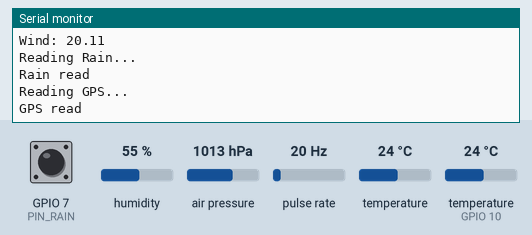
Bench run of a program on a simulated ESP32-S3. Parts: the last lines printed to the serial monitor. Wiring (inferred from the names in the program): DHT11 sensor: data GPIO 10; pulse sensor: data GPIO 5. Inputs (shaded band) come from the test bench; at power-on: temperature (sensor on GPIO 10) 24 °C, GPIO 7 (PIN_RAIN) HIGH, humidity 55 %, air pressure 1013 hPa, pulse rate 20 Hz, temperature 24 °C.

Above: at 21.8 s.
21.9 s: temperature (sensor on GPIO 10) set to 11 °C
At 25.1 s:
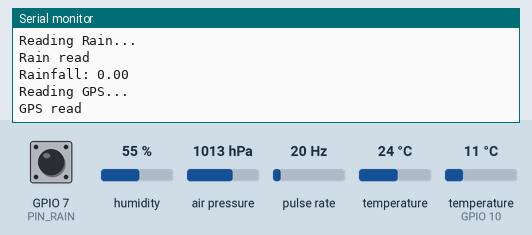
30.0 s: temperature (sensor on GPIO 10) set to 8 °C
At 30.9 s:
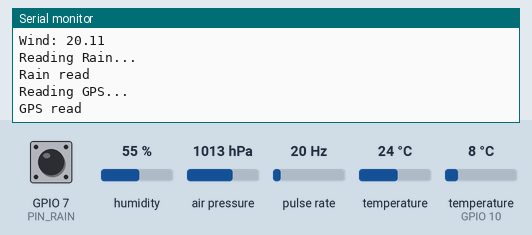

Measured:
- after the input at 21.9 s, the serial monitor: prints a new line after 1.6 s (image 1)

The program:

main.cpp
```cpp
#include <Arduino.h>
#include <Wire.h>

/* ===== Include module ===== */
#include "DHT11.h"
#include "BMP180.h"
#include "WindSpeed.h"
#include "Rainfall.h"
#include "GPS.h"

/* ===== PIN DEFINE ===== */
#define PIN_DHT        10
#define PIN_WIND       5
#define PIN_RAIN       7

#define SDA_PIN        13
#define SCL_PIN        12

#define GPS_RX         18
#define GPS_TX         17

/* ===== Object ===== */
DHT11 dht(PIN_DHT);
BMP180 bmp;
WindSpeed wind(PIN_WIND, 0.1f);
Rainfall rain(PIN_RAIN, 150.0f, 12000.0f, 10000);
GPS gps(Serial1);

/* ===== Queue ===== */
QueueHandle_t Queue_SensorRaw;

/* ===== Struct ===== */
typedef struct {
    float temperature;
    float humidity;
    float pressure;
    float altitude;
    float wind_speed;
    float rainfall;

    int lat_deg, lat_min;
    float lat_sec;
    char lat_dir;

    int lon_deg, lon_min;
    float lon_sec;
    char lon_dir;

    uint32_t timestamp;
} SensorRaw_t;

void Task_Sensor(void *pvParameters) {
    SensorRaw_t data;

    Serial.println("[Task_Sensor] Started");

    while (1) {
        Serial.println("---- New Sensor Cycle ----");

        /* ---- DHT11 ---- */
        Serial.println("Reading DHT11...");
        auto dhtData = dht.read();
        Serial.println("DHT11 read ");

        if (dhtData.valid) {
            data.temperature = dhtData.temperature;
            data.humidity    = dhtData.humidity;

            Serial.print("Temp: ");
            Serial.print(data.temperature);
            Serial.print(" | Humi: ");
            Serial.println(data.humidity);
        } else {
            Serial.println("DHT11 invalid");
        }

        /* ---- BMP180 ---- */
        Serial.println("Reading BMP180...");
        auto bmpData = bmp.read();
        Serial.println("BMP180 read ");

        if (bmpData.valid) {
            data.pressure = bmpData.pressure;
            data.altitude = bmpData.altitude;

            Serial.print("Pressure: ");
            Serial.print(data.pressure);
            Serial.print(" | Altitude: ");
            Serial.println(data.altitude);
        }

        /* ---- Wind ---- */
        Serial.println("Reading Wind...");
        auto windData = wind.read(1000);
        Serial.println("Wind read ");

        if (windData.valid) {
            data.wind_speed = windData.toc_do_gio;
            Serial.print("Wind: ");
            Serial.println(data.wind_speed);
        }

        /* ---- Rain ---- */
        Serial.println("Reading Rain...");
        auto rainData = rain.read();
        Serial.println("Rain read ");

        if (rainData.valid) {
            data.rainfall = rainData.luongMua;
            Serial.print("Rainfall: ");
            Serial.println(data.rainfall);
        }

        /* ---- GPS ---- */
        Serial.println("Reading GPS...");
        auto gpsData = gps.read();
        Serial.println("GPS read ");

        if (gpsData.valid) {
            Serial.print("Lat: ");
            Serial.print(gpsData.lat_deg);
            Serial.print("°");
            Serial.print(gpsData.lat_min);
            Serial.print("'");
            Serial.print(gpsData.lat_sec);
            Serial.print(gpsData.lat_dir);

            Serial.print(" | Lon: ");
            Serial.print(gpsData.lon_deg);
            Serial.print("°");
            Serial.print(gpsData.lon_min);
            Serial.print("'");
            Serial.print(gpsData.lon_sec);
            Serial.println(gpsData.lon_dir);
        }

        data.timestamp = millis();

        xQueueSend(Queue_SensorRaw, &data, 0);

        //Serial.println("Cycle done\n");

        vTaskDelay(pdMS_TO_TICKS(3000));
    }
}
void setup() {
    Serial.begin(9600);
    delay(1000);

    Wire.begin(SDA_PIN, SCL_PIN);

    bmp.begin();
    wind.begin();
    rain.begin();
    gps.begin(115200);

    Queue_SensorRaw = xQueueCreate(5, sizeof(SensorRaw_t));

    xTaskCreatePinnedToCore(
        Task_Sensor,
        "Task_Sensor",
        8192,
        NULL,
        2,
        NULL,
        1
    );

    Serial.println("Task_Sensor created");
}
void loop() {
    // Empty. Tasks are running in FreeRTOS.
}
```

BMP180.h
```cpp
#ifndef BMP180_H
#define BMP180_H

#include <Arduino.h>
#include <Wire.h>

class BMP180 {
public:
    struct Data {
        float pressure;     // Áp suất (hPa)
        float temperature;  // Nhiệt độ (°C)
        float altitude;     // Độ cao (m)
        bool valid;         // Cờ báo đọc thành công
    };

private:
    uint8_t _address;      // Địa chỉ I2C (thường là 0x77)
    Data result;

    bool _readRawData();   // Đọc dữ liệu thô từ cảm biến

public:
    BMP180(uint8_t address = 0x77);
    bool begin();          // Khởi tạo cảm biến
    Data read();           // Đọc cảm biến
};

#endif
```

DHT11.h
```cpp
#ifndef DHT11_H
#define DHT11_H

#include <Arduino.h>

class DHT11 {
public:
    struct Data {
        float temperature;  // Nhiệt độ (°C)
        float humidity;     // Độ ẩm (%)
        bool valid;         // Cờ báo đọc thành công
    };

private:
    int _pin;
    Data result;
    bool _readRawData(uint8_t data[5]);

public:
    DHT11(int pin);
    Data read();  // Đọc cảm biến
};

#endif
```

GPS.h
```cpp
#ifndef GPS_H
#define GPS_H

#include <Arduino.h>

class GPS {
public:
    struct Data {
        int lat_deg;
        int lat_min;
        float lat_sec;
        char lat_dir;

        int lon_deg;
        int lon_min;
        float lon_sec;
        char lon_dir;

        bool valid;
    };

    GPS(HardwareSerial &uart);
    void begin(uint32_t baud);
    Data read();

private:
    HardwareSerial &_uart;
    Data data;

    void convertToDMS(float ddmm, int &deg, int &min, float &sec);
    bool parseRMC(char *line);
};

#endif
```

GSM.h
```cpp
#ifndef GSM_H
#define GSM_H

#include <Arduino.h>

class GSM {
private:
    HardwareSerial &modem;
    uint32_t baud;

    void waitForChar(char target, uint32_t timeout = 10000);

public:
    GSM(HardwareSerial &serial, uint32_t baudrate);

    void begin(int rxPin, int txPin);
    void sendSMS(const char *phone, const char *message);
};

#endif
```

Rainfall.h
```cpp
#ifndef RAINFALL_H
#define RAINFALL_H

#include <Arduino.h>

class Rainfall {
public:
    struct Data {
        unsigned long soXung;
        float dienTichPhieu;   // mm2
        float heSoK;           // mm/xung
        float luongMua;        // mm
        float cuongDoMua;      // mm/h
        bool valid;
    };

    Rainfall(int chanHall,
             float duongKinhPhieu_mm,
             float theTichGau_mm3,
             unsigned long thoiGianDo_ms);

    void begin();
    Data read();

private:
    int _chanHall;
    float _duongKinhPhieu;
    float _theTichGau;
    unsigned long _thoiGianDo;

    float tinhDienTichPhieu();
    float tinhHeSoK(float dienTich);

    static volatile unsigned long _demXung;
    static void IRAM_ATTR ngatDemXung();

    unsigned long _thoiGianTruoc;
};

#endif
```

Windspeed.h
```cpp
#ifndef WIND_SPEED_H
#define WIND_SPEED_H

#include <Arduino.h>

class WindSpeed {
public:
    struct Data {
        float toc_do_gio;     // m/s
        uint32_t so_xung;     // số xung đo được
        bool valid;
    };

    WindSpeed(uint8_t chan_cam_bien, float duong_kinh_canh);

    void begin();
    Data read(uint32_t thoi_gian_do_ms);

private:
    uint8_t _chan_cam_bien;
    float _duong_kinh_canh;      // mét
    volatile uint32_t _dem_xung;

    static void IRAM_ATTR _ngatCamBien();
    static WindSpeed* _instance;
};

#endif
```

BMP180.cpp
```cpp
#include "BMP180.h"
#include <Adafruit_BMP085.h>

// Đối tượng thư viện Adafruit (BMP180 dùng chung BMP085)
static Adafruit_BMP085 bmp;

// --- Khởi tạo ---
BMP180::BMP180(uint8_t address) {
    _address = address;
    result = {0.0f, 0.0f, 0.0f, false};
}

// --- Khởi tạo cảm biến ---
bool BMP180::begin() {
    // I2C (Wire.begin) phải được gọi ở main
    if (!bmp.begin()) {
        return false;
    }
    return true;
}

// --- Đọc dữ liệu thô từ cảm biến ---
bool BMP180::_readRawData() {
    // Đọc áp suất (Pa → hPa)
    result.pressure = bmp.readPressure() / 100.0f;

    // Đọc nhiệt độ (°C)
    result.temperature = bmp.readTemperature();

    // Đọc độ cao (m) – mặc định theo mực nước biển
    result.altitude = bmp.readAltitude();

    return true;
}

// --- Hàm read(): đọc và trả về kết quả ---
BMP180::Data BMP180::read() {
    if (_readRawData()) {
        result.valid = true;
    } else {
        result.valid = false;
    }
    return result;
}
```

DHT11.cpp
```cpp
#include "DHT11.h"

// --- Khởi tạo ---
DHT11::DHT11(int pin) {
    _pin = pin;
    pinMode(_pin, INPUT_PULLUP);
    result = {0, 0, false};
}

// --- Đọc dữ liệu thô từ cảm biến ---
bool DHT11::_readRawData(uint8_t data[5]) {
    uint8_t cnt = 7, idx = 0;
    for (int i = 0; i < 5; i++) data[i] = 0;

    // Gửi tín hiệu bắt đầu tới cảm biến
    pinMode(_pin, OUTPUT);
    digitalWrite(_pin, LOW);
    delay(20); // giữ mức thấp ít nhất 18ms
    digitalWrite(_pin, HIGH);
    delayMicroseconds(30);
    pinMode(_pin, INPUT);

    // Chờ cảm biến phản hồi
    unsigned long start = micros();
    while (digitalRead(_pin) == HIGH) {
        if (micros() - start > 90) return false; // không phản hồi
    }

    // DHT kéo LOW ~80us
    start = micros();
    while (digitalRead(_pin) == LOW) {
        if (micros() - start > 90) return false;
    }

    // DHT kéo HIGH ~80us
    start = micros();
    while (digitalRead(_pin) == HIGH) {
        if (micros() - start > 90) return false;
    }

    // Đọc 40 bit dữ liệu
    for (int i = 0; i < 40; i++) {
        // Chờ tín hiệu LOW bắt đầu bit
        start = micros();
        while (digitalRead(_pin) == LOW) {
            if (micros() - start > 80) return false;
        }

        // Đo độ dài mức HIGH để phân biệt 0 hoặc 1
        unsigned long t = micros();
        while (digitalRead(_pin) == HIGH) {
            if (micros() - t > 90) break;
        }

        if ((micros() - t) > 40)
            data[idx] |= (1 << cnt);

        if (cnt == 0) {
            cnt = 7;
            idx++;
        } else cnt--;
    }

    // Kiểm tra checksum
    uint8_t sum = data[0] + data[1] + data[2] + data[3];
    return (sum == data[4]);
}

// --- Hàm read(): đọc và trả về kết quả ---
DHT11::Data DHT11::read() {
    uint8_t data[5];
    if (_readRawData(data)) {
        result.humidity = data[0];
        result.temperature = data[2];
        result.valid = true;
    } else {
        result.valid = false;
    }
    return result;
}
```

GPS.cpp
```cpp
#include "GPS.h"
#include <string.h>
#include <stdio.h>

GPS::GPS(HardwareSerial &uart) : _uart(uart) {
    data.valid = false;
}

void GPS::begin(uint32_t baud) {
    // ESP32 UART2: RX=18, TX=17
    _uart.begin(baud, SERIAL_8N1, 18, 17);
}

void GPS::convertToDMS(float ddmm, int &deg, int &min, float &sec) {
    deg = (int)(ddmm / 100);
    float m = ddmm - deg * 100;
    min = (int)m;
    sec = (m - min) * 60.0f;
}

bool GPS::parseRMC(char *line) {
    char status;
    float lat, lon;
    char ns, ew;

    // Bắt cả GPRMC và GNRMC
    if (sscanf(line,
        "$%*2cRMC,%*[^,],%c,%f,%c,%f,%c",
        &status, &lat, &ns, &lon, &ew) == 5)
    {
        if (status == 'A') {
            convertToDMS(lat, data.lat_deg, data.lat_min, data.lat_sec);
            convertToDMS(lon, data.lon_deg, data.lon_min, data.lon_sec);
            data.lat_dir = ns;
            data.lon_dir = ew;
            data.valid = true;
            return true;
        }
    }
    data.valid = false;
    return false;
}

GPS::Data GPS::read() {
    static char buffer[128];
    static uint8_t idx = 0;

    while (_uart.available()) {
        char c = _uart.read();

        if (c == '\n') {
            buffer[idx] = '\0';
            idx = 0;

            if (strstr(buffer, "RMC")) {
                parseRMC(buffer);
                return data;
            }
        }
        else if (idx < sizeof(buffer) - 1) {
            buffer[idx++] = c;
        }
    }
    return data;
}
```

GSM.cpp
```cpp
#include "GSM.h"

// --- Constructor ---
GSM::GSM(HardwareSerial &serial, uint32_t baudrate)
    : modem(serial), baud(baudrate) {}

// --- Khởi động modem ---
void GSM::begin(int rxPin, int txPin)
{
    modem.begin(baud, SERIAL_8N1, rxPin, txPin);
    delay(12000); // chờ modem ổn định
}

// --- Chờ ký tự phản hồi từ modem ---
void GSM::waitForChar(char target, uint32_t timeout)
{
    uint32_t start = millis();
    while (millis() - start < timeout)
    {
        if (modem.available())
        {
            char c = modem.read();
            Serial.write(c); // log debug
            if (c == target) return;
        }
    }
}

// --- Gửi SMS ---
void GSM::sendSMS(const char *phone, const char *message)
{
    modem.println("AT+CMGF=1");
    delay(1000);

    modem.print("AT+CMGS=\"");
    modem.print(phone);
    modem.println("\"");

    // chờ dấu >
    waitForChar('>');

    modem.print(message);
    delay(200);
    modem.write(26); // Ctrl+Z
}
```

Rainfall.cpp
```cpp
#include "Rainfall.h"

volatile unsigned long Rainfall::_demXung = 0;

// ===== Ngắt Hall =====
void IRAM_ATTR Rainfall::ngatDemXung() {
    _demXung++;
}

// ===== Constructor =====
Rainfall::Rainfall(int chanHall,
                   float duongKinhPhieu_mm,
                   float theTichGau_mm3,
                   unsigned long thoiGianDo_ms) {
    _chanHall = chanHall;
    _duongKinhPhieu = duongKinhPhieu_mm;
    _theTichGau = theTichGau_mm3;
    _thoiGianDo = thoiGianDo_ms;
    _thoiGianTruoc = 0;
}

// ===== Begin =====
void Rainfall::begin() {
    pinMode(_chanHall, INPUT_PULLUP);
    attachInterrupt(digitalPinToInterrupt(_chanHall), ngatDemXung, FALLING);
}

// ===== Tính diện tích phễu =====
float Rainfall::tinhDienTichPhieu() {
    return 3.1415926 * (_duongKinhPhieu / 2.0) * (_duongKinhPhieu / 2.0);
}

// ===== Tính hệ số K =====
float Rainfall::tinhHeSoK(float dienTich) {
    return _theTichGau / dienTich;
}

// ===== Read =====
Rainfall::Data Rainfall::read() {
    Data kq;
    kq.valid = false;

    if (millis() - _thoiGianTruoc >= _thoiGianDo) {
        noInterrupts();
        unsigned long xung = _demXung;
        _demXung = 0;
        interrupts();

        float S = tinhDienTichPhieu();
        float K = tinhHeSoK(S);

        kq.soXung = xung;
        kq.dienTichPhieu = S;
        kq.heSoK = K;
        kq.luongMua = xung * K;
        kq.cuongDoMua = kq.luongMua * (3600000.0 / _thoiGianDo);
        kq.valid = true;

        _thoiGianTruoc = millis();
    }

    return kq;
}
```

Windspeed.cpp
```cpp
#include "WindSpeed.h"

WindSpeed* WindSpeed::_instance = nullptr;

// ===== Biến debounce =====
static volatile uint32_t _lastTick = 0;   // thời điểm xung hợp lệ gần nhất (ms)

// --- Constructor ---
WindSpeed::WindSpeed(uint8_t chan_cam_bien, float duong_kinh_canh)
    : _chan_cam_bien(chan_cam_bien),
      _duong_kinh_canh(duong_kinh_canh),
      _dem_xung(0)
{
    _instance = this;
}

// --- Hàm ngắt Hall ---
void IRAM_ATTR WindSpeed::_ngatCamBien() {
    if (!_instance) return;

    uint32_t now = millis();

    // Debounce 10 ms: 1 vòng quay = 1 xung
    if (now - _lastTick > 10) {
        _instance->_dem_xung++;
        _lastTick = now;
    }
}

// --- Khởi tạo ---
void WindSpeed::begin() {
    pinMode(_chan_cam_bien, INPUT_PULLUP);
    attachInterrupt(
        digitalPinToInterrupt(_chan_cam_bien),
        _ngatCamBien,
        FALLING
    );
}

WindSpeed::Data WindSpeed::read(uint32_t chu_ky_do_ms) {
    static uint32_t lastTime = 0;
    Data kq;
    kq.valid = false;

    if (millis() - lastTime >= chu_ky_do_ms) {
        noInterrupts();
        uint32_t so_xung = _dem_xung;
        _dem_xung = 0;
        interrupts();

        float thoi_gian_s = chu_ky_do_ms / 1000.0f;
        float chu_vi = PI * _duong_kinh_canh;
        float quang_duong = so_xung * chu_vi;

        kq.toc_do_gio = quang_duong / thoi_gian_s;
        kq.so_xung = so_xung;
        kq.valid = true;

        lastTime = millis();
    }

    return kq;
}
```
